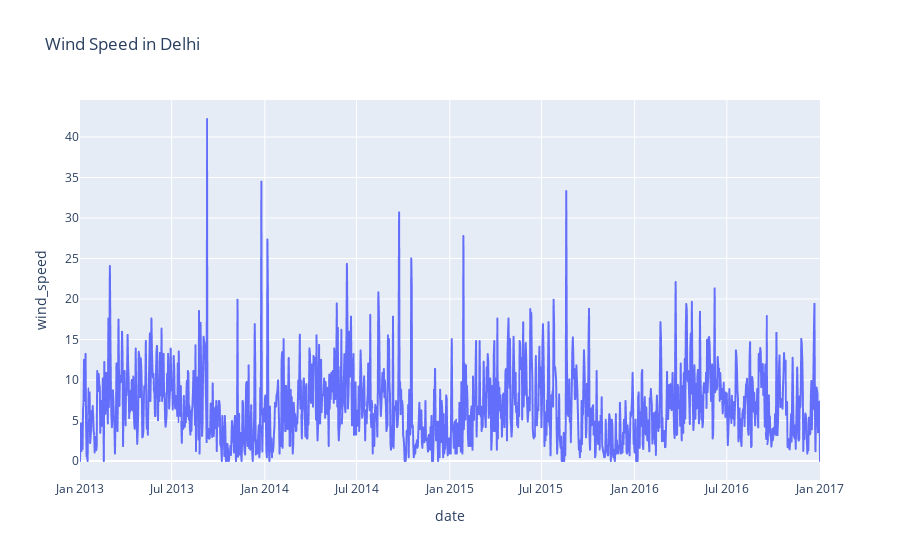

Notebook code for this chart:
### Code cell
figure = px.line(data, x = "date", y = "wind_speed", title="Wind Speed in Delhi")
figure.show()

### Figure 1 — Plotly figure (JSON) as saved in the notebook; plotly's stock layout.template omitted (floating-point values rounded to 4 significant figures; data arrays with more than 128 entries replaced by an {"elided": "..."} marker saying what was removed)
{"data": [{"hovertemplate": "date=%{x}<br>wind_speed=%{y}<extra></extra>", "legendgroup": "", "line": {"color": "#636efa", "dash": "solid"}, "marker": {"symbol": "circle"}, "mode": "lines", "name": "", "showlegend": false, "type": "scattergl", "x": {"elided": "1462 str values"}, "xaxis": "x", "y": {"elided": "1462 float values"}, "yaxis": "y"}], "layout": {"legend": {"tracegroupgap": 0}, "title": {"text": "Wind Speed in Delhi"}, "xaxis": {"anchor": "y", "domain": [0, 1], "title": {"text": "date"}}, "yaxis": {"anchor": "x", "domain": [0, 1], "title": {"text": "wind_speed"}}}}
